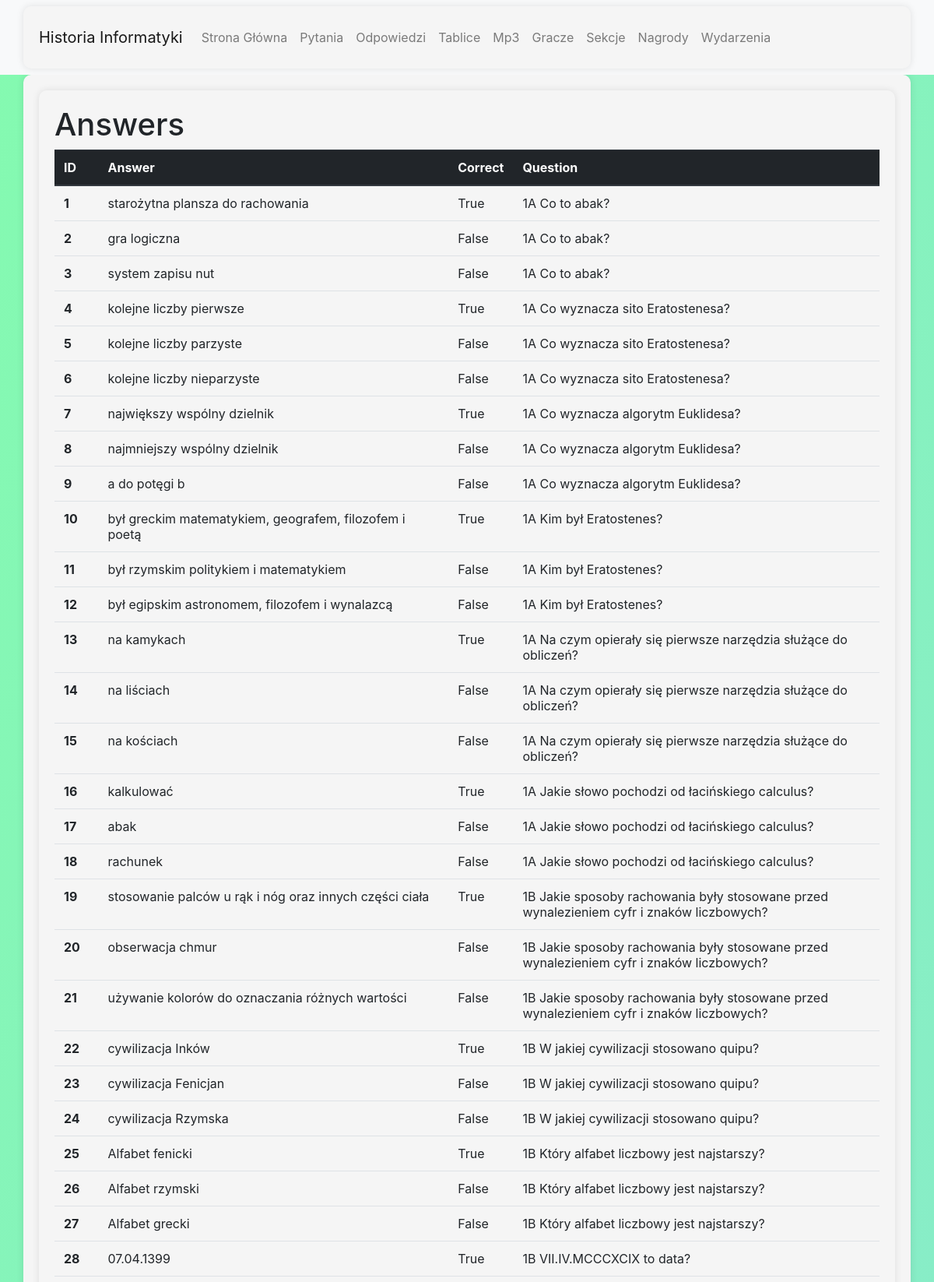
The page /list/answers/ (upper part) on the database its author committed.
### database/models.py (models this page shows, shortened)
class Answer(models.Model):
    id = models.AutoField(primary_key=True)
    answer = models.TextField(max_length=250, default="")
    correct = models.BooleanField()
    question_id = models.ForeignKey(Question, on_delete=models.CASCADE, related_name='answers')

class Question(models.Model):
    id = models.AutoField(primary_key=True)
    no = models.PositiveIntegerField(default=0)
    page = models.CharField(max_length=1, choices=PAGE_CHOICES)
    question = models.TextField(max_length=250, unique=True, default="")
    board_id = models.ForeignKey(Board, on_delete=models.CASCADE, related_name='questions')
    def __str__(self):
        return f"{self.no}{self.page} {self.question}"

### database/views.py (the view)
# urls.py: path('list/answers/', views.answer_list, name='answer_list'),
def answer_list(request):
    answers = Answer.objects.all()
    return render(request, 'list/answer_list.html', {'answers': answers})

### database/templates/list/answer_list.html
{% extends "base.html" %}
{% load static %}
{% block page_content %}
<div class="container">
  <h1>Answers</h1>
  <table class="table">
    <thead class="thead-dark">
      <tr>
        <th scope="col">ID</th>
        <th scope="col">Answer</th>
        <th scope="col">Correct</th>
        <th scope="col">Question</th>
      </tr>
    </thead>
    <tbody>
      {% for answer in answers %}
      <tr>
        <th scope="row">{{ answer.id }}</td>
        <td>{{ answer.answer }}</td>
        <td>{{ answer.correct }}</td>
        <td>{{ answer.question_id }}</td>
      </tr>
      {% endfor %}
    </tbody>
  </table>
</div>
{% endblock %}

### database/static/styles.css (style rules this page uses)
.container { background-color: #f5f5f5; padding: 20px; border-radius: 10px; box-shadow: 0px 0px 10px rgba(0,0,0,0.1); }

### rows shown on the page
Answer: id "1", answer "starożytna plansza do rachowania", correct "True", question_id "1A Co to abak?"
Answer: id "2", answer "gra logiczna", correct "False", question_id "1A Co to abak?"
Answer: id "3", answer "system zapisu nut", correct "False", question_id "1A Co to abak?"
Answer: id "4", answer "kolejne liczby pierwsze", correct "True", question_id "1A Co wyznacza sito Eratostenesa?"
Answer: id "5", answer "kolejne liczby parzyste", correct "False", question_id "1A Co wyznacza sito Eratostenesa?"
Answer: id "6", answer "kolejne liczby nieparzyste", correct "False", question_id "1A Co wyznacza sito Eratostenesa?"
Answer: id "7", answer "największy wspólny dzielnik", correct "True", question_id "1A Co wyznacza algorytm Euklidesa?"
Answer: id "8", answer "najmniejszy wspólny dzielnik", correct "False", question_id "1A Co wyznacza algorytm Euklidesa?"
Answer: id "9", answer "a do potęgi b", correct "False", question_id "1A Co wyznacza algorytm Euklidesa?"
Answer: id "10", answer "był greckim matematykiem, geografem, filozofem i poetą", correct "True", question_id "1A Kim był Eratostenes?"
Answer: id "11", answer "był rzymskim politykiem i matematykiem", correct "False", question_id "1A Kim był Eratostenes?"
Answer: id "12", answer "był egipskim astronomem, filozofem i wynalazcą", correct "False", question_id "1A Kim był Eratostenes?"
Answer: id "13", answer "na kamykach", correct "True", question_id "1A Na czym opierały się pierwsze narzędzia służące do obliczeń?"
Answer: id "14", answer "na liściach", correct "False", question_id "1A Na czym opierały się pierwsze narzędzia służące do obliczeń?"
Answer: id "15", answer "na kościach", correct "False", question_id "1A Na czym opierały się pierwsze narzędzia służące do obliczeń?"
Answer: id "16", answer "kalkulować", correct "True", question_id "1A Jakie słowo pochodzi od łacińskiego calculus?"
Answer: id "17", answer "abak", correct "False", question_id "1A Jakie słowo pochodzi od łacińskiego calculus?"
Answer: id "18", answer "rachunek", correct "False", question_id "1A Jakie słowo pochodzi od łacińskiego calculus?"
Answer: id "19", answer "stosowanie palców u rąk i nóg oraz innych części ciała", correct "True", question_id "1B Jakie sposoby rachowania były stosowane przed wynalezieniem cyfr i znaków liczbowych?"
Answer: id "20", answer "obserwacja chmur", correct "False", question_id "1B Jakie sposoby rachowania były stosowane przed wynalezieniem cyfr i znaków liczbowych?"
Answer: id "21", answer "używanie kolorów do oznaczania różnych wartości", correct "False", question_id "1B Jakie sposoby rachowania były stosowane przed wynalezieniem cyfr i znaków liczbowych?"
Answer: id "22", answer "cywilizacja Inków", correct "True", question_id "1B W jakiej cywilizacji stosowano quipu?"
Answer: id "23", answer "cywilizacja Fenicjan", correct "False", question_id "1B W jakiej cywilizacji stosowano quipu?"
Answer: id "24", answer "cywilizacja Rzymska", correct "False", question_id "1B W jakiej cywilizacji stosowano quipu?"
Answer: id "25", answer "Alfabet fenicki", correct "True", question_id "1B Który alfabet liczbowy jest najstarszy?"
Answer: id "26", answer "Alfabet rzymski", correct "False", question_id "1B Który alfabet liczbowy jest najstarszy?"
Answer: id "27", answer "Alfabet grecki", correct "False", question_id "1B Który alfabet liczbowy jest najstarszy?"
Answer: id "28", answer "07.04.1399", correct "True", question_id "1B VII.IV.MCCCXCIX to data?"
